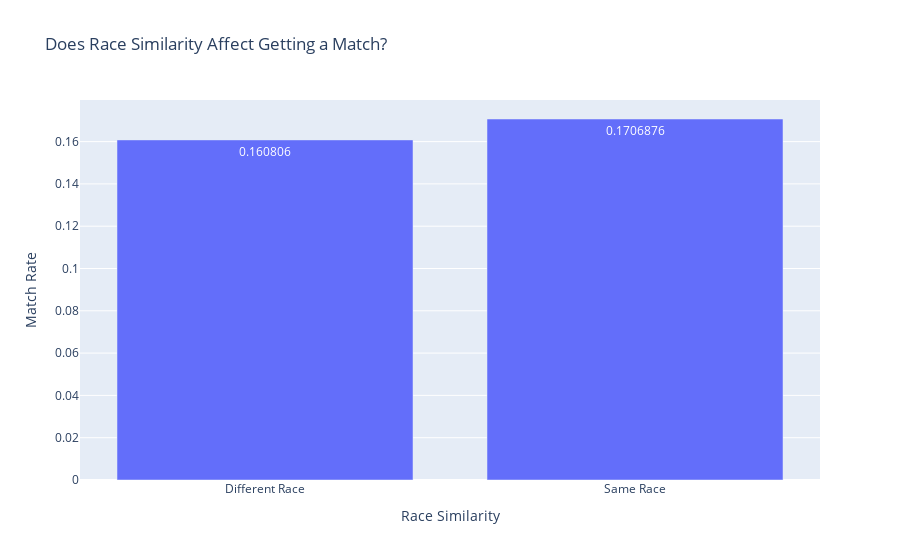

Notebook code cell kept with this figure:
### Code cell
# Visualizing with Plotly Express the relation between the race similarity and getting a match
match_rates = df_1.groupby("samerace")["match"].mean().reset_index()
match_rates["samerace"] = match_rates["samerace"].map({0: "Different Race", 1: "Same Race"})

fig = px.bar(match_rates, x="samerace", y="match", title="Does Race Similarity Affect Getting a Match?",
             labels={"match": "Match Rate", "samerace": "Race Similarity"}, text_auto=True)
fig.show()

### Figure 1 — Plotly figure (JSON) as saved in the notebook; plotly's stock layout.template omitted (floating-point values rounded to 4 significant figures)
{"data": [{"alignmentgroup": "True", "hovertemplate": "Race Similarity=%{x}<br>Match Rate=%{y}<extra></extra>", "legendgroup": "", "marker": {"color": "#636efa", "pattern": {"shape": ""}}, "name": "", "offsetgroup": "", "orientation": "v", "showlegend": false, "textposition": "auto", "texttemplate": "%{y}", "type": "bar", "x": ["Different Race", "Same Race"], "xaxis": "x", "y": [0.1608, 0.1707], "yaxis": "y"}], "layout": {"barmode": "relative", "legend": {"tracegroupgap": 0}, "title": {"text": "Does Race Similarity Affect Getting a Match?"}, "xaxis": {"anchor": "y", "domain": [0, 1], "title": {"text": "Race Similarity"}}, "yaxis": {"anchor": "x", "domain": [0, 1], "title": {"text": "Match Rate"}}}}
